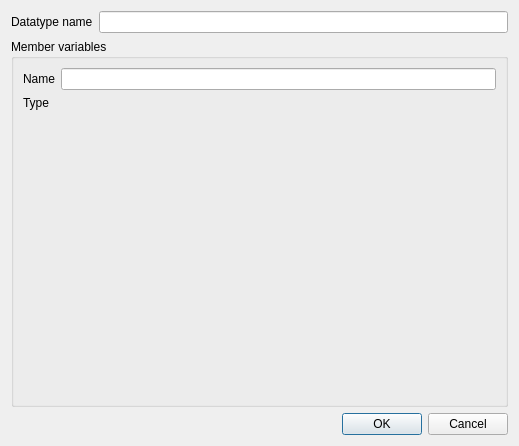
<?xml version="1.0" encoding="UTF-8"?>
<ui version="4.0">
 <class>EditClassDialog</class>
 <widget class="QDialog" name="EditClassDialog">
  <property name="windowModality">
   <enum>Qt::WindowModal</enum>
  </property>
  <property name="geometry">
   <rect>
    <x>0</x>
    <y>0</y>
    <width>519</width>
    <height>446</height>
   </rect>
  </property>
  <property name="sizePolicy">
   <sizepolicy hsizetype="Preferred" vsizetype="Expanding">
    <horstretch>0</horstretch>
    <verstretch>0</verstretch>
   </sizepolicy>
  </property>
  <property name="windowIcon">
   <iconset resource="../resources/resources.qrc">
    <normaloff>:/topcased_icons/Class_24.gif</normaloff>:/topcased_icons/Class_24.gif</iconset>
  </property>
  <layout class="QFormLayout" name="formLayout">
   <item row="0" column="0">
    <widget class="QLabel" name="label">
     <property name="text">
      <string>Datatype name</string>
     </property>
     <property name="buddy">
      <cstring>nameLineEdit</cstring>
     </property>
    </widget>
   </item>
   <item row="0" column="1">
    <widget class="QLineEdit" name="nameLineEdit"/>
   </item>
   <item row="4" column="0" colspan="2">
    <widget class="QDialogButtonBox" name="buttonBox">
     <property name="orientation">
      <enum>Qt::Horizontal</enum>
     </property>
     <property name="standardButtons">
      <set>QDialogButtonBox::Cancel|QDialogButtonBox::Ok</set>
     </property>
    </widget>
   </item>
   <item row="3" column="0" colspan="2">
    <widget class="QGroupBox" name="groupBox">
     <property name="sizePolicy">
      <sizepolicy hsizetype="Preferred" vsizetype="Preferred">
       <horstretch>0</horstretch>
       <verstretch>1</verstretch>
      </sizepolicy>
     </property>
     <property name="title">
      <string>Member variables</string>
     </property>
     <layout class="QGridLayout" name="gridLayout">
      <item row="0" column="1">
       <widget class="QLineEdit" name="varNameLineEdit"/>
      </item>
      <item row="0" column="0">
       <widget class="QLabel" name="label_2">
        <property name="text">
         <string>Name</string>
        </property>
        <property name="buddy">
         <cstring>varNameLineEdit</cstring>
        </property>
       </widget>
      </item>
      <item row="4" column="0" colspan="2">
       <widget class="Gui::EditListWidget" name="editListWidget" native="true"/>
      </item>
      <item row="3" column="0">
       <widget class="QLabel" name="label_3">
        <property name="text">
         <string>Type</string>
        </property>
        <property name="alignment">
         <set>Qt::AlignLeading|Qt::AlignLeft|Qt::AlignTop</set>
        </property>
       </widget>
      </item>
      <item row="3" column="1">
       <widget class="Gui::EditDatatypeNameWidget" name="editDatatypeNameWidget" native="true"/>
      </item>
     </layout>
    </widget>
   </item>
  </layout>
 </widget>
 <customwidgets>
  <customwidget>
   <class>Gui::EditListWidget</class>
   <extends>QWidget</extends>
   <header>Gui/EditListWidget.h</header>
   <container>1</container>
  </customwidget>
  <customwidget>
   <class>Gui::EditDatatypeNameWidget</class>
   <extends>QWidget</extends>
   <header>Gui/EditDatatypeNameWidget.h</header>
   <container>1</container>
   <slots>
    <signal>datatypeEdited()</signal>
   </slots>
  </customwidget>
 </customwidgets>
 <tabstops>
  <tabstop>nameLineEdit</tabstop>
  <tabstop>varNameLineEdit</tabstop>
  <tabstop>buttonBox</tabstop>
 </tabstops>
 <resources>
  <include location="../resources/resources.qrc"/>
 </resources>
 <connections>
  <connection>
   <sender>buttonBox</sender>
   <signal>accepted()</signal>
   <receiver>EditClassDialog</receiver>
   <slot>accept()</slot>
   <hints>
    <hint type="sourcelabel">
     <x>254</x>
     <y>439</y>
    </hint>
    <hint type="destinationlabel">
     <x>157</x>
     <y>274</y>
    </hint>
   </hints>
  </connection>
  <connection>
   <sender>buttonBox</sender>
   <signal>rejected()</signal>
   <receiver>EditClassDialog</receiver>
   <slot>reject()</slot>
   <hints>
    <hint type="sourcelabel">
     <x>322</x>
     <y>439</y>
    </hint>
    <hint type="destinationlabel">
     <x>286</x>
     <y>274</y>
    </hint>
   </hints>
  </connection>
  <connection>
   <sender>varNameLineEdit</sender>
   <signal>textEdited(QString)</signal>
   <receiver>EditClassDialog</receiver>
   <slot>slotEdited()</slot>
   <hints>
    <hint type="sourcelabel">
     <x>174</x>
     <y>139</y>
    </hint>
    <hint type="destinationlabel">
     <x>398</x>
     <y>156</y>
    </hint>
   </hints>
  </connection>
  <connection>
   <sender>editDatatypeNameWidget</sender>
   <signal>datatypeEdited()</signal>
   <receiver>EditClassDialog</receiver>
   <slot>slotEdited()</slot>
   <hints>
    <hint type="sourcelabel">
     <x>302</x>
     <y>218</y>
    </hint>
    <hint type="destinationlabel">
     <x>259</x>
     <y>222</y>
    </hint>
   </hints>
  </connection>
 </connections>
 <slots>
  <slot>slotAdd()</slot>
  <slot>slotRemove()</slot>
  <slot>slotMoveUp()</slot>
  <slot>slotMoveDown()</slot>
  <slot>slotSelectedRowChanged()</slot>
  <slot>slotEdited()</slot>
 </slots>
</ui>
